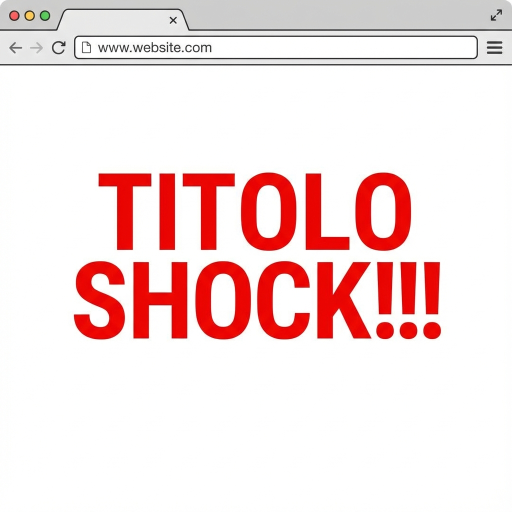
#> input picture raw_images/MOLISE-IS-CACCIATORI_DI_CLICKBAIT.png, 1024 x 1024 px (shown at 1/2 size); its folder holds 3 pictures in this run
$ python optimize_images.py
#> lines starting #> are read from the running program, lines starting #| are printed output that depends on the picture
import os
import glob
from PIL import Image

def optimize_images(raw_dir="raw_images", out_dir="public/missions", max_width=800):
#> called with raw_dir = 'raw_images', out_dir = 'public/missions', max_width = 800
    if not os.path.exists(raw_dir):
        print(f"Directory '{raw_dir}' not found. Please create it and add your source images there.")
        os.makedirs(raw_dir)
        return

    if not os.path.exists(out_dir):
        os.makedirs(out_dir)

    # Supported formats
    extensions = ['*.png', '*.jpg', '*.jpeg', '*.webp']
    files = []
    for ext in extensions:
        files.extend(glob.glob(os.path.join(raw_dir, ext)))
#> pass 2 of the loop in optimize_images, `for ext in extensions:`:
#> pass 3 of the loop in optimize_images, `for ext in extensions:`:
#> the loop made 4 passes; the first 3 are shown

    print(f"Found {len(files)} images in '{raw_dir}'...")

    for filepath in files:
        filename = os.path.basename(filepath)
        name, _ = os.path.splitext(filename)
        out_path = os.path.join(out_dir, f"{name}.webp")

        try:
            with Image.open(filepath) as img:
                # Resize if needed
#> img is the input picture: PIL image 1024x1024 RGB; mean R, G, B 246, 223.9, 223.4
                if img.width > max_width:
                    ratio = max_width / img.width
#> ratio = 0.781
                    new_height = int(img.height * ratio)
#> new_height = 800
                    img = img.resize((max_width, new_height), Image.Resampling.LANCZOS)
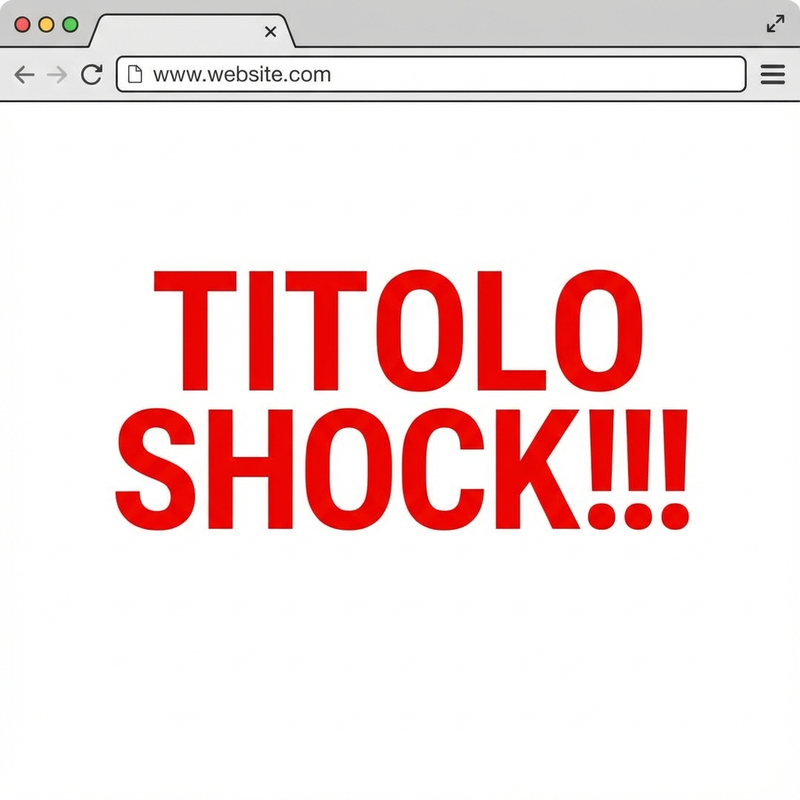
#> img: PIL image 800x800 RGB; mean R, G, B 245.9, 223.8, 223.4

                # Save as WebP
                img.save(out_path, "WEBP", quality=80)
                print(f"Optimized: {filename} -> {name}.webp")

        except Exception as e:
            print(f"Error processing {filename}: {e}")
#> pass 2 of the loop in optimize_images, `for filepath in files:`:
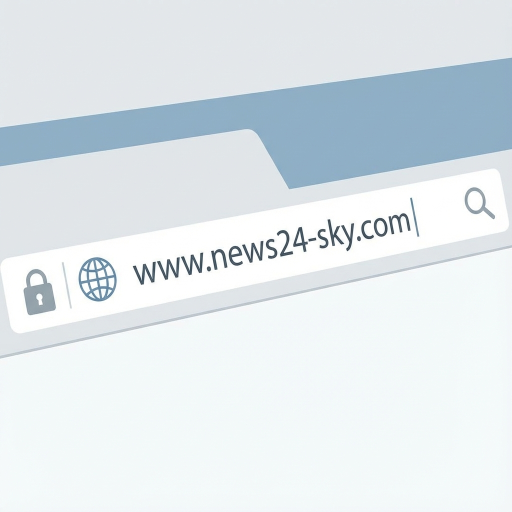
#> input picture raw_images/MOLISE-IS-CHI_STA_PARLANDO.png, 1024 x 1024 px (shown at 1/2 size)
#> in optimize_images, img is the input picture: PIL image 1024x1024 RGB; mean R, G, B 223.5, 231.7, 235.9
#> in optimize_images, `img = img.resize((max_width, new_height), Image.Resampling.LANCZOS)`:
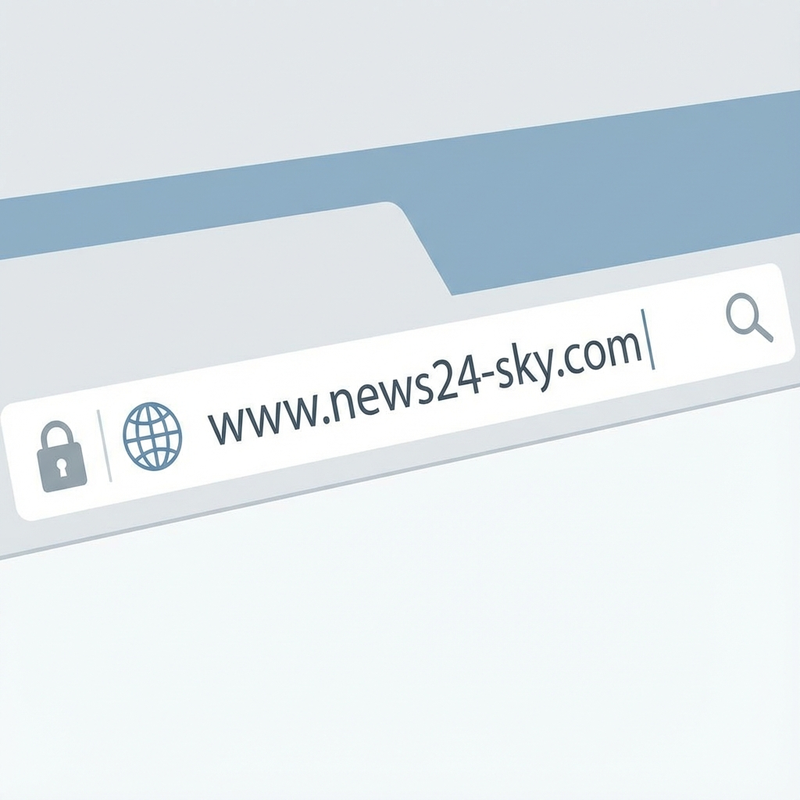
#> img: PIL image 800x800 RGB; mean R, G, B 223.5, 231.6, 235.9
#> pass 3 of the loop in optimize_images, `for filepath in files:`:
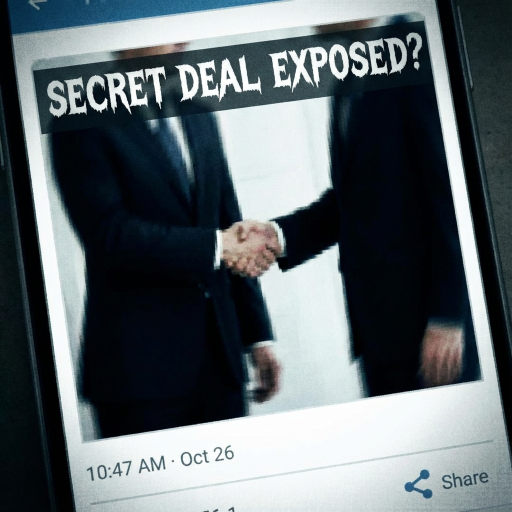
#> input picture raw_images/MOLISE-IS-IL_CONTESTO___RE.png, 1024 x 1024 px (shown at 1/2 size)
#> in optimize_images, img is the input picture: PIL image 1024x1024 RGB; mean R, G, B 95, 104.1, 108.3
#> in optimize_images, `img = img.resize((max_width, new_height), Image.Resampling.LANCZOS)`:
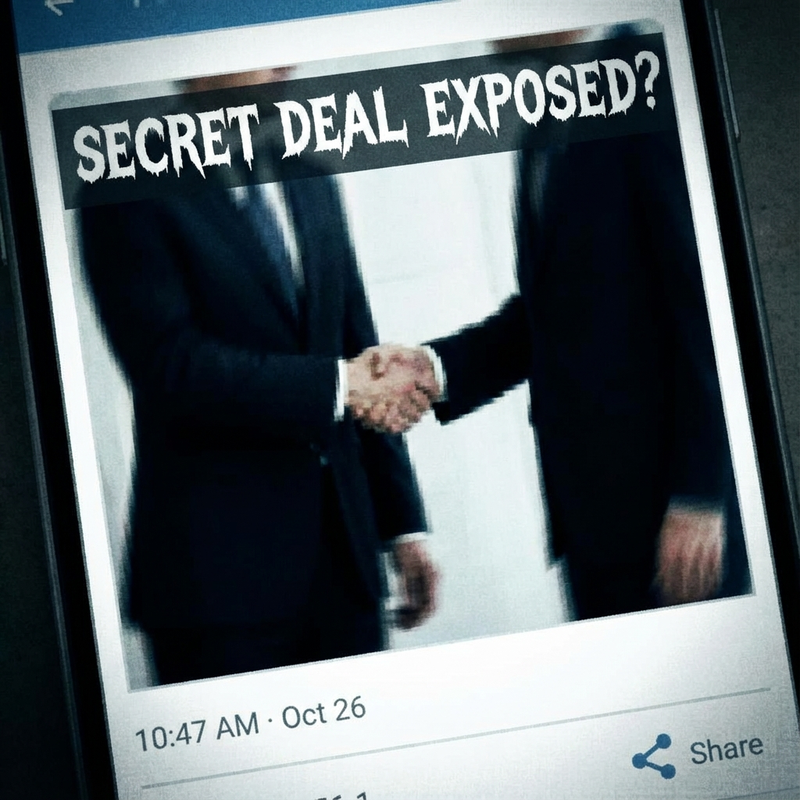
#> img: PIL image 800x800 RGB; mean R, G, B 95, 104.1, 108.3

    print("Optimization complete.")

if __name__ == "__main__":
    optimize_images()
